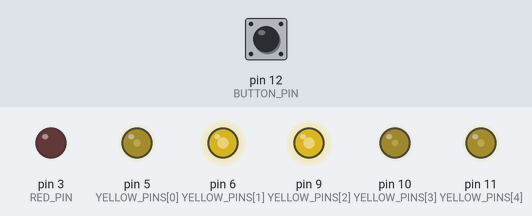
A sketch run on a simulated Arduino Uno, built with avr-gcc and run on an emulated ATmega328P. On the bench: output pins drawn as LEDs (lit = HIGH). Inputs (shaded band) come from the test bench; at power-on: pin 12 (BUTTON_PIN) HIGH.

Above: at 1.26 s.
1.3 s: pin 12 (BUTTON_PIN) pulled LOW for 3.2 s
At 5.6 s:
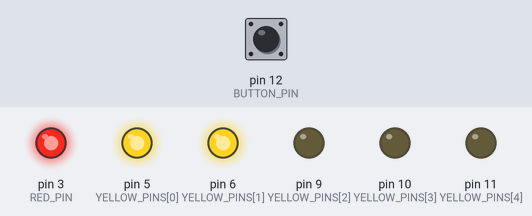
6.0 s: pin 12 (BUTTON_PIN) pulled LOW for 0.15 s
At 8.31 s:
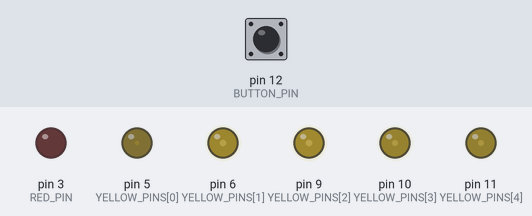
9.1 s: pin 12 (BUTTON_PIN) pulled LOW for 1 s
At 9.7 s:
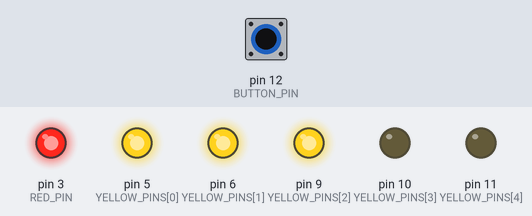
13.1 s: pin 12 (BUTTON_PIN) pulled LOW for 0.15 s
At 15.71 s:
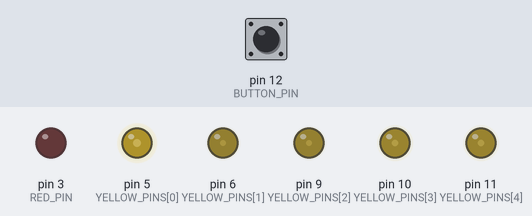
16.2 s: pin 12 (BUTTON_PIN) pulled LOW for 0.15 s
At 17.3 s:
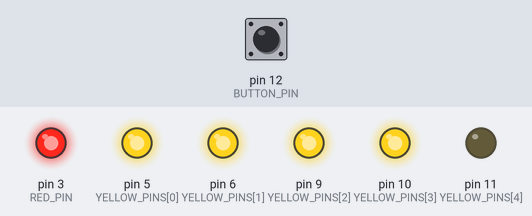
19.3 s: pin 12 (BUTTON_PIN) pulled LOW for 1 s
Timing chart, 0 to 28.0 s (numbered marks = the images above; inputs shaded):
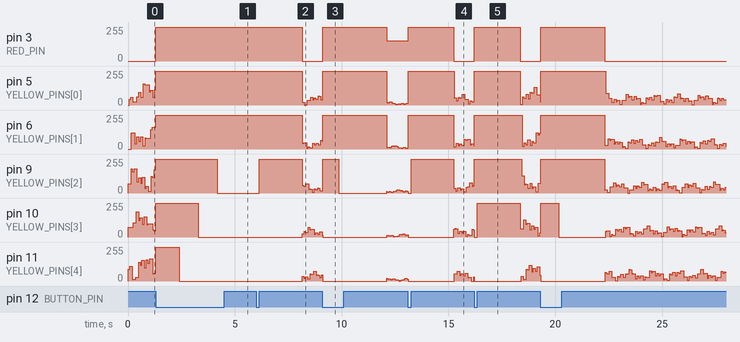

The sketch:

hearth.ino
```cpp
/*********************************
*   LED Array Fireplace Effect
*   Author: kvkontin@gmail.com
*   2024
**********************************/

/*
*   Uses PWM capable pins on an Arduino compatible board
*   to simulate the look of a flame fading to embers.
*   Attach a red LED to the designated red pin,
*   followed by some number of yellow LEDs in a line.
*   A push button can be used to increase the remaining
*   burn time with a short press, or decrease by holding.
*   For a moment after each input, burn time is shown by
*   fully lighting a fraction of the LEDs.
*/

// Pin indices
const int RED_PIN = 3;
const int YELLOW_COUNT = 5;
const int YELLOW_PINS[] = {5,6,9,10,11};
const int BUTTON_PIN = 12;

// User interaction properties
const int SHORT_PRESS_MINIMUM = 30; // milliseconds
const int LONG_PRESS_MINIMUM = 200; // milliseconds
const int MENU_MODE_EXIT = 2000; // milliseconds
const float EXTINGUISH_RATE = 0.0005; // unitless

// Flame simulation properties
const int WAVE_COUNT = 3; // number of sinusoid waves
const float WAVELENGTHS[] = {0.8391, 0.59223, 0.44551}; // in lengths of LED array
const float FLOW_RATES[] = {0.741294, 1.238127, 2.3836745}; // in lengths of LED array per second
const float AMPLITUDES[] = {0.2, 0.12, 0.089}; // 1.0 = full brightness range of LED
const float WAVE_BIAS = 0.4; // 1.0 = full brightness range of LED
const float BURN_TIME = 2.0; // in hours

// Computed properties, do not edit
const unsigned long FIRE_LIFE_EXPECTANCY = 1000L * 60 * 60 * BURN_TIME; // milliseconds
const float PIN_DISTANCE = 1.0/YELLOW_COUNT;
unsigned long fire_life_spent = 0; // milliseconds
unsigned long fire_life_before_edit = 0; // milliseconds
float fire_life_progress = 0; // unitless
unsigned long last_ms = 0; // milliseconds
float flame_vigor = 1.0;
float ember_brightness = 0.0;
bool menu_mode = false;
bool button_was_pressed = false;
unsigned long button_change_time = 0;
unsigned long menu_mode_entry_time = 0;

// Maps values from [0..1] to [0..255], with clamping
int signedToPWM(float f) {
  float clamped = max(0.0,min(1.0,f));
  return 255*clamped;
}

void setup() {
  pinMode(RED_PIN, OUTPUT);
  for(int index = 0; index < YELLOW_COUNT; index++) {
    pinMode(YELLOW_PINS[index], OUTPUT);
  }
  pinMode(BUTTON_PIN, INPUT_PULLUP);
}

void loop() {
  // Update timing variables
  unsigned long ms = millis();
  float seconds = ms/1000.0;

  // Respond to button presses
  if(digitalRead(BUTTON_PIN) == LOW) { // Button is currently held
    if(!button_was_pressed) { // Button was not held before
      button_was_pressed = true;
      button_change_time = ms;
      fire_life_before_edit = fire_life_spent;
    }
    else { // Button has been held for several ticks
      menu_mode = true;
      menu_mode_entry_time = ms;
      // As a long press continues, gradually extinguish fire
      if(ms-button_change_time > LONG_PRESS_MINIMUM) {
        fire_life_spent += EXTINGUISH_RATE * FIRE_LIFE_EXPECTANCY;
        if(fire_life_spent > FIRE_LIFE_EXPECTANCY) {
          fire_life_spent = FIRE_LIFE_EXPECTANCY;
        }
      } // End of "long press continues"
    } // End of "held for several ticks"
  } // End of "currently held"

  else { // Button is not currently held
    if(button_was_pressed) {
      // Button has just been released
      // Detect the length of the hold
      int button_hold_duration = ms-button_change_time;

      if(button_hold_duration > SHORT_PRESS_MINIMUM
        && button_hold_duration < LONG_PRESS_MINIMUM) {
        // If already in menu mode, rewind the lifetime of the fire
        if(menu_mode) {
          unsigned long increment = (1.0*FIRE_LIFE_EXPECTANCY/YELLOW_COUNT);
          if(fire_life_spent < increment) {fire_life_spent = 0;}
          else {fire_life_spent -= increment;}
        }
        // Go to menu mode on any input
        menu_mode = true;
        menu_mode_entry_time = ms;
      } // End of short press
    }
    button_was_pressed = false;
    button_change_time = ms;
  } // End of "not currently held"

  // Update fire progress fraction, needed for menu
  fire_life_progress = (1.0*fire_life_spent / FIRE_LIFE_EXPECTANCY);

  // Set LED brightnesses

  if(menu_mode) {
      // Show progress bar
      digitalWrite(RED_PIN, HIGH);
      for(int index = 0; index < YELLOW_COUNT; index++) {
        bool progress_bar_on = (index < (1.0-fire_life_progress)*YELLOW_COUNT);
        digitalWrite(YELLOW_PINS[index], progress_bar_on ? HIGH : LOW);
      }
    if(ms-menu_mode_entry_time > MENU_MODE_EXIT) {
      menu_mode = false;
    }
  } // End of menu mode

  else { // Not menu mode, show the fire

    // Fade the fire out and the ember in as flame burns down
    fire_life_spent += ms-last_ms;
    fire_life_progress = (1.0*fire_life_spent / FIRE_LIFE_EXPECTANCY);
    last_ms = ms;
    flame_vigor = constrain(1.0-fire_life_progress/0.75, 0, 1);
    ember_brightness = constrain(1.0-4.0*abs(fire_life_progress-0.75), 0, 1);

    // Sum up the sinusoid waves for instantaneous brightness of LEDs
    for(int led_index = 0; led_index < YELLOW_COUNT; led_index++) {
      float summed_waves = WAVE_BIAS;
      float led_vs_world = PIN_DISTANCE*led_index; // 0..1
      float length_fraction = 1.0*led_index/YELLOW_COUNT;

      for(int wave_index = 0; wave_index < WAVE_COUNT; wave_index++) {
        float wave_vs_world = FLOW_RATES[wave_index]*seconds;
        float led_vs_wave = led_vs_world-wave_vs_world;
        float wave_cycles = led_vs_wave/WAVELENGTHS[wave_index];
        float sine = AMPLITUDES[wave_index]*sin(2*PI*wave_cycles);
        summed_waves += sine;
      } // End of "sum up waves"

      // Apply fadeout multiplier
      summed_waves *= flame_vigor;

      // Output flame as PWM
      int out = signedToPWM(summed_waves);
      analogWrite(YELLOW_PINS[led_index], out);
    }
    // Output ember glow as PWM
    analogWrite(RED_PIN, signedToPWM(ember_brightness));

  } // End of "not menu mode"

  // Sleep between computations to save power
  delay(2);
  // If fire is completely out, sleep longer
  if(fire_life_progress >= 1.0) {
    delay(50);
  }
}
```

Measured:
- after the input at 1.3 s, pin 3 (RED_PIN): 0/255 → 255/255 at once
- after the input at 6.0 s, pin 3 (RED_PIN): 255/255 → 0/255 after 2.2 s
- after the input at 9.1 s, pin 3 (RED_PIN): 0/255 → 255/255 at once
- after the input at 13.1 s, pin 3 (RED_PIN): 153/255 → 255/255 at once, → 0/255 2.1 s later
- after the input at 16.2 s, pin 3 (RED_PIN): 0/255 → 255/255 at once
